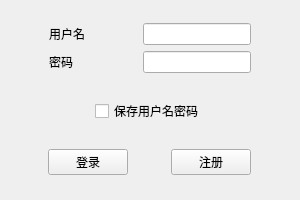
<?xml version="1.0" encoding="UTF-8"?>
<ui version="4.0">
 <class>Form</class>
 <widget class="QWidget" name="Form">
  <property name="geometry">
   <rect>
    <x>0</x>
    <y>0</y>
    <width>300</width>
    <height>200</height>
   </rect>
  </property>
  <property name="sizePolicy">
   <sizepolicy hsizetype="Fixed" vsizetype="Fixed">
    <horstretch>0</horstretch>
    <verstretch>0</verstretch>
   </sizepolicy>
  </property>
  <property name="windowTitle">
   <string>登陆</string>
  </property>
  <layout class="QVBoxLayout" name="verticalLayout_2">
   <item>
    <layout class="QVBoxLayout" name="verticalLayout">
     <item>
      <layout class="QHBoxLayout" name="horizontalLayout_3">
       <item>
        <widget class="QLabel" name="label">
         <property name="sizePolicy">
          <sizepolicy hsizetype="Fixed" vsizetype="Fixed">
           <horstretch>0</horstretch>
           <verstretch>0</verstretch>
          </sizepolicy>
         </property>
         <property name="minimumSize">
          <size>
           <width>50</width>
           <height>0</height>
          </size>
         </property>
         <property name="text">
          <string>用户名</string>
         </property>
        </widget>
       </item>
       <item>
        <widget class="QLineEdit" name="userNameLineEdit">
         <property name="sizePolicy">
          <sizepolicy hsizetype="Fixed" vsizetype="Fixed">
           <horstretch>0</horstretch>
           <verstretch>0</verstretch>
          </sizepolicy>
         </property>
        </widget>
       </item>
      </layout>
     </item>
     <item>
      <layout class="QHBoxLayout" name="horizontalLayout_4">
       <item>
        <widget class="QLabel" name="label_2">
         <property name="sizePolicy">
          <sizepolicy hsizetype="Fixed" vsizetype="Fixed">
           <horstretch>0</horstretch>
           <verstretch>0</verstretch>
          </sizepolicy>
         </property>
         <property name="minimumSize">
          <size>
           <width>50</width>
           <height>0</height>
          </size>
         </property>
         <property name="text">
          <string>密码</string>
         </property>
        </widget>
       </item>
       <item>
        <widget class="QLineEdit" name="userPWDLineEdit">
         <property name="sizePolicy">
          <sizepolicy hsizetype="Fixed" vsizetype="Fixed">
           <horstretch>0</horstretch>
           <verstretch>0</verstretch>
          </sizepolicy>
         </property>
         <property name="echoMode">
          <enum>QLineEdit::Password</enum>
         </property>
        </widget>
       </item>
      </layout>
     </item>
    </layout>
   </item>
   <item>
    <layout class="QHBoxLayout" name="horizontalLayout_5">
     <item>
      <widget class="QCheckBox" name="savePwdCheckBox">
       <property name="sizePolicy">
        <sizepolicy hsizetype="Fixed" vsizetype="Fixed">
         <horstretch>0</horstretch>
         <verstretch>0</verstretch>
        </sizepolicy>
       </property>
       <property name="maximumSize">
        <size>
         <width>16777215</width>
         <height>40</height>
        </size>
       </property>
       <property name="text">
        <string>保存用户名密码</string>
       </property>
      </widget>
     </item>
    </layout>
   </item>
   <item>
    <layout class="QHBoxLayout" name="horizontalLayout_6">
     <item>
      <widget class="QPushButton" name="loginButton">
       <property name="sizePolicy">
        <sizepolicy hsizetype="Fixed" vsizetype="Fixed">
         <horstretch>0</horstretch>
         <verstretch>0</verstretch>
        </sizepolicy>
       </property>
       <property name="text">
        <string>登录</string>
       </property>
      </widget>
     </item>
     <item>
      <widget class="QPushButton" name="registrationButton">
       <property name="sizePolicy">
        <sizepolicy hsizetype="Fixed" vsizetype="Fixed">
         <horstretch>0</horstretch>
         <verstretch>0</verstretch>
        </sizepolicy>
       </property>
       <property name="text">
        <string>注册</string>
       </property>
      </widget>
     </item>
    </layout>
   </item>
  </layout>
 </widget>
 <resources/>
 <connections/>
</ui>
